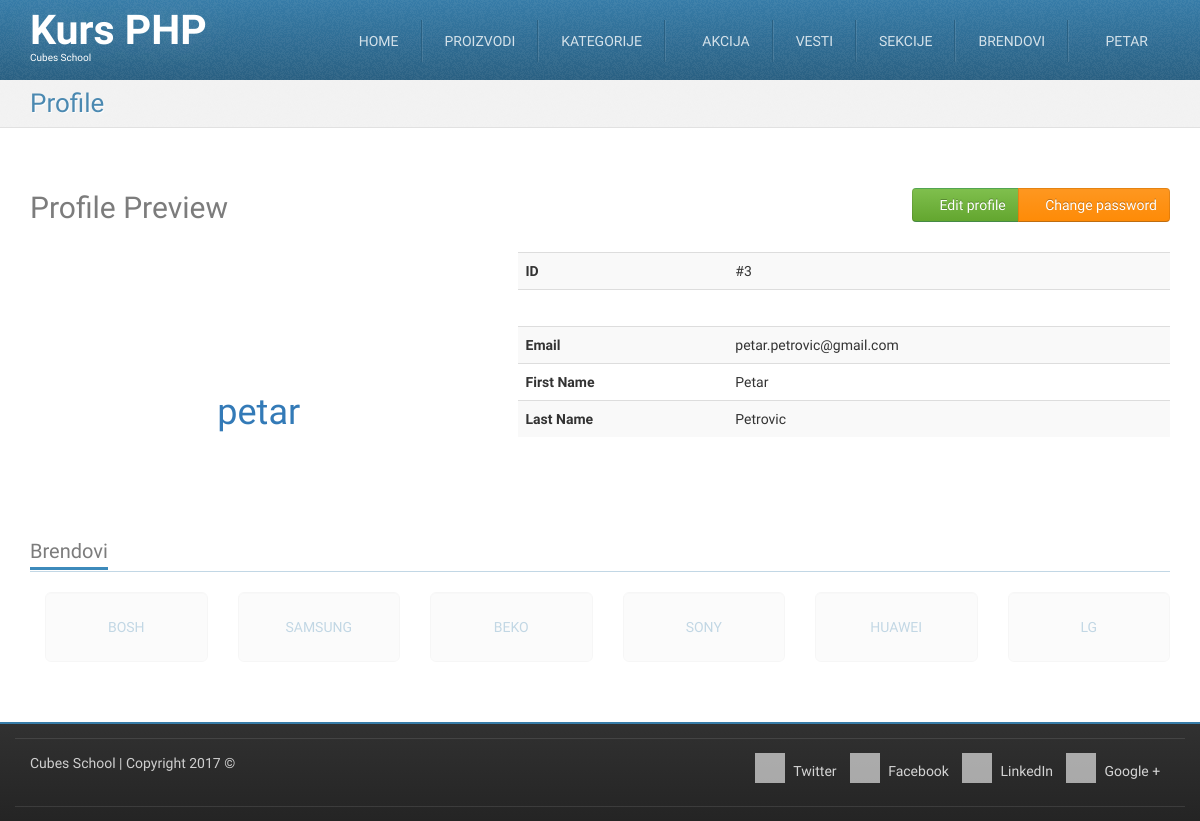
Screenshot of /profile-preview.php (signed in) with the database file from the repository.
### tables this page shows
CREATE TABLE `users` (
  `id` int(11) NOT NULL,
  `username` char(20) NOT NULL,
  `password` varchar(255) NOT NULL,
  `email` varchar(255) NOT NULL,
  `first_name` varchar(255) NOT NULL,
  `last_name` varchar(255) NOT NULL,
  `created_at` datetime NOT NULL
);

CREATE TABLE `brands` (
  `id` int(11) NOT NULL,
  `title` char(50) NOT NULL,
  `website_url` varchar(255) NOT NULL
);

### profile-preview.php (called while the page is built, shortened)
<?php
require_once __DIR__ . '/models/m_users.php';
$user = usersFetchOneById($_SESSION['logged_in_user']['id']);
require_once __DIR__ . '/views/layout/header.php';
require_once __DIR__ . '/views/templates/t_profile-preview.php';
require_once __DIR__ . '/views/layout/footer.php';

### models/m_database.php (called while the page is built, shortened)
<?php
function dbGetLink() {
	static $link;
	if (!isset($link)) {
		$link = mysqli_connect('127.0.0.1', 'cubes', 'cubes', 'cubesphp');
	}
	return $link;
}
function dbEscape($value) {
	$link = dbGetLink();
	return mysqli_real_escape_string($link, $value);
}
function dbQuery($query) {
	$link = dbGetLink();
	$result = mysqli_query($link, $query);
	return $result;
}
function dbFetchAll($query) {
	$result = dbQuery($query);
	return mysqli_fetch_all($result, MYSQLI_ASSOC);
}
function dbFetchOne($query) {
	$result = dbQuery($query);
	return mysqli_fetch_assoc($result);
}

### models/m_users.php (called while the page is built, shortened)
<?php
require_once __DIR__ . '/m_database.php';
function usersFetchOneById($id) {
	$query = "SELECT `users`.* "
			. "FROM `users` "
			. "WHERE `id` = '" . dbEscape($id) . "'";
	return dbFetchOne($query);
}

### models/m_brands.php (called while the page is built, shortened)
<?php
require_once __DIR__ . '/m_database.php';
function brandsFetchAll() {
	$query = "SELECT `brands`.* FROM `brands`";
	return dbFetchAll($query);
}
function brandsRandom() {
    	$query = "SELECT `brands`.* "
                . "FROM `brands` "
                . "ORDER BY RAND() "
                . "LIMIT 6";
        return dbFetchAll($query);
}

### views/templates/t_profile-preview.php (the view, shortened to what this page needs)
<div id="highlighted">
    <div class="container">
        <div class="header">
            <h2 class="page-title">
                <span>Profile</span>
            </h2>
        </div>
    </div>
</div>
<div id="content">
    <div class="container portfolio">
        <div class="row">
            <div class="col-md-12">
                <h2>
                    Profile Preview
                    <div class="btn-group pull-right">
                        <a href="/profile-edit.php" class="btn btn-success">
                            <i class="fa fa-pencil"></i>
                            Edit profile
                        </a>
                        <a href="/profile-change-password.php" class="btn btn-warning">
                            <i class="fa fa-key"></i>
                            Change password
                        </a>
                    </div>
                </h2>
            </div>
        </div>
        <div class="row">
            <div class="col-md-5 text-center">
                <i class="fa fa-user" style="font-size: 120px;"></i>
                <h1 class="text-primary"><?php echo htmlspecialchars($user['username']); ?></h1>
            </div>
            <div class="col-md-7">
                <table class="table table-striped table-hover">
                    <body>
                    <tr>
                        <th>ID</th>
                        <td>#<?php echo htmlspecialchars($user['id']); ?></td>
                    </tr>
                    <tr>
                        <th colspan="2">&nbsp;</th>
                    </tr>
                    <tr>
                        <th>Email</th>
                        <td><?php echo htmlspecialchars($user['email']); ?> </td>
                    </tr>
                    <tr>
                        <th>First Name</th>
                        <td><?php echo htmlspecialchars($user['first_name']); ?></td>
                    </tr>
                    <tr>
                        <th>Last Name</th>
                        <td><?php echo htmlspecialchars($user['last_name']); ?></td>
                    </tr>
                </table>
            </div>
        </div>
    </div>
</div>

### views/layout/footer.php (shortened to what this page needs)
<?php
require_once __DIR__ . '/../../models/m_brands.php';
?>
<div id="content-below" class="wrapper">
    <div class="container">
        <div class="clients block">
            <h3 class="block-title">
                <span>Brendovi</span>
            </h3>
            <ul class="thumbnails list-unstyled row">
                <?php foreach (brandsRandom() as $brand) { ?>
                    <li class="col-sm-2">
                        <a href="/brand.php?id=<?php echo htmlspecialchars ($brand['id']); ?>" class="well well-lg text-uppercase text-justify">
                            <?php echo htmlspecialchars($brand['title']); ?>
                        </a>
                    </li>
                <?php } ?>
            </ul>
        </div>
    </div>
</div>
<footer id="footer">
    <div class="container">
        <div class="row">
            <div class="subfooter">
                <div class="col-md-5">
                    <p><a href="http://school.cubes.rs/">Cubes School</a> | Copyright 2017 &copy;</p>
                </div>
                <div class="col-md-7 col social-media">
                    <a href="#"><i class="fa fa-twitter"></i> Twitter</a>
                    <a href="#"><i class="fa fa-facebook"></i> Facebook</a>
                    <a href="#"><i class="fa fa-linkedin"></i> LinkedIn</a>
                    <a href="#"><i class="fa fa-google-plus"></i> Google +</a>
                </div>
            </div>
        </div>
        <div class="row">
            <div class="subfooter">
            </div>
        </div>
    </div>
</footer>
</body>
</html>

### skins/tema/css/custom-style.css (style rules this page uses)
#footer { min-height: 40px; }
#footer .social-media { text-align: right; }
#footer .social-media a { display: inline-block; margin-right: 0.7em; }

### skins/tema/css/colour-blue.css (style rules this page uses)
body #highlighted { border-bottom-color: #e1e1e1; background-color: #f2f2f2; color: #377ca8; text-shadow: 1px 1px 1px #ffffff; }
body #footer { border-top-color: #377ca8; }
body .header .page-title { color: rgba(55, 124, 168, 0.9); }
body .block .block-title { border-bottom-color: rgba(55, 124, 168, 0.3); }
body .block .block-title span { border-bottom-color: #3d8abb; }

### rows the page displays
users: username "petar", id "3", email "petar.petrovic@gmail.com", first_name "Petar", last_name "Petrovic"
brands: title "BOSH"
brands: title "SAMSUNG"
brands: title "BEKO"
brands: title "SONY"
brands: title "HUAWEI"
brands: title "LG"

### other values shown
$_SESSION['logged_in_user']['username'] "PETAR"
